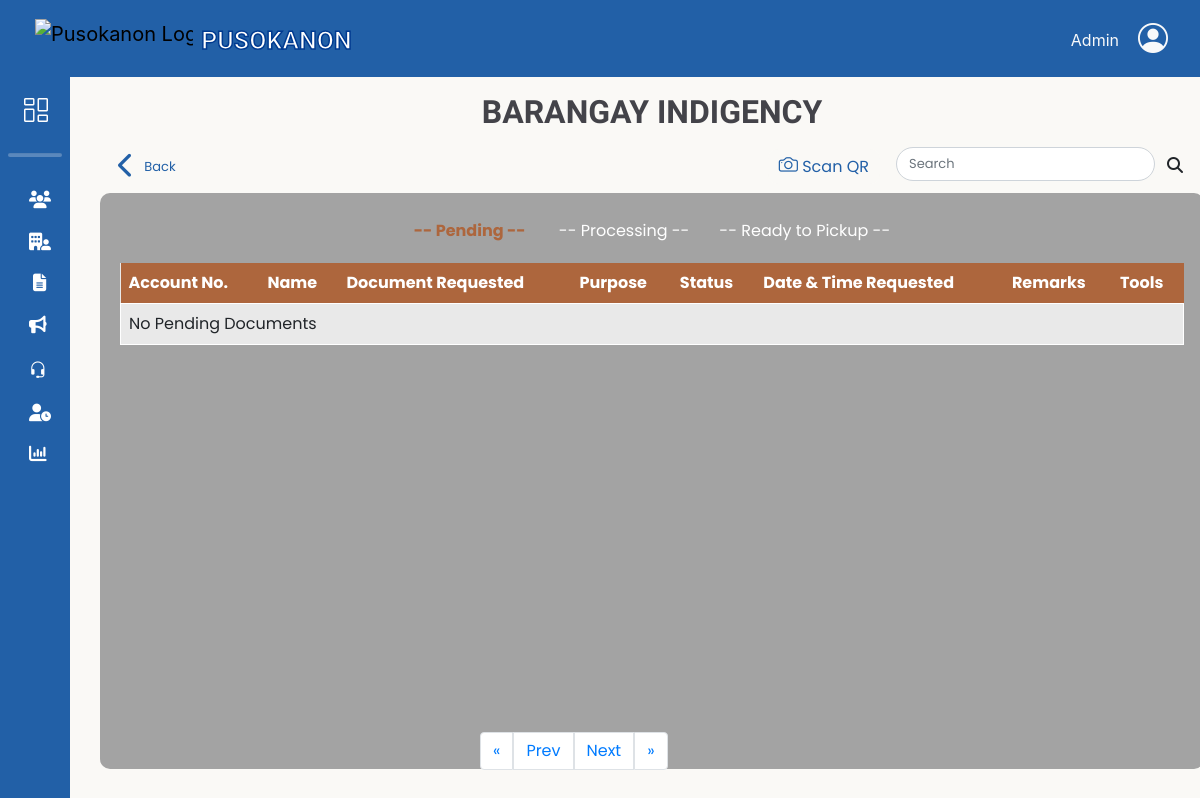
Before: /adminbejo/Barangay-Indigency.php with the older database file.
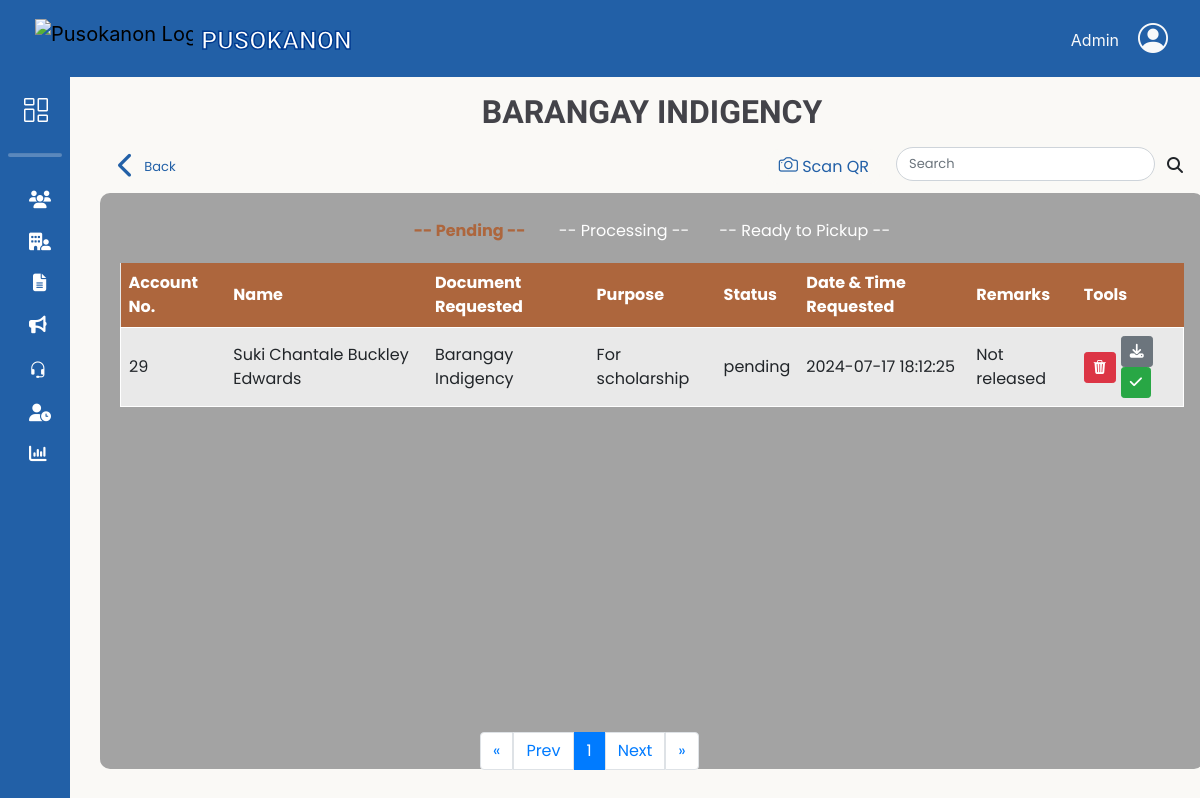
After: the same page with the newer database file.
### tables this page shows
CREATE TABLE `request_doc` (
  `doc_ID` int(11) NOT NULL,
  `res_id` int(11) NOT NULL,
  `docType_id` int(11) NOT NULL,
  `purpose_id` int(11) NOT NULL,
  `purpose_name` varchar(255) DEFAULT NULL,
  `stat` varchar(50) NOT NULL DEFAULT 'pending',
  `date_req` timestamp NOT NULL DEFAULT current_timestamp(),
  `date_processed` timestamp NULL DEFAULT current_timestamp() ON UPDATE current_timestamp(),
  `remarks` varchar(100) DEFAULT 'Not released',
  `request_id` varchar(20) NOT NULL,
  `qrCode_image` varchar(200) NOT NULL
);

CREATE TABLE `resident_users` (
  `res_ID` int(11) NOT NULL,
  `res_fname` varchar(50) NOT NULL,
  `res_lname` varchar(50) NOT NULL,
  `res_midname` varchar(50) NOT NULL,
  `res_suffix` varchar(10) DEFAULT NULL,
  `gender` varchar(10) NOT NULL,
  `birth_date` date NOT NULL,
  `civil_status` varchar(20) NOT NULL,
  `citizenship` varchar(30) NOT NULL,
  `place_birth` varchar(100) NOT NULL,
  `contact_no` varchar(13) NOT NULL,
  `res_email` varchar(100) NOT NULL,
  `addr_sitio` varchar(50) NOT NULL,
  `addr_purok` varchar(50) NOT NULL,
  `res_password` varchar(100) NOT NULL,
  `profile_picture` varchar(200) DEFAULT NULL,
  `registered_voter` varchar(15) NOT NULL,
  `userRole_id` int(11) NOT NULL,
  `reset_token_hash` varchar(64) DEFAULT NULL,
  `reset_token_expires_at` datetime DEFAULT NULL
);

CREATE TABLE `doc_type` (
  `docType_id` int(11) NOT NULL,
  `doc_name` varchar(100) NOT NULL,
  `doc_amount` int(11) NOT NULL
);

### db/DBconn.php (called while the page is built, shortened)
<?php
	function decryptData($data) {
		return openssl_decrypt($data, 'aes-256-cbc', ENCRYPTION_KEY, 0, ENCRYPTION_KEY);
	}
function fetchdocsRequestIndigency($pdo, $status, $limit, $offset) {
	$sql = "SELECT
				ru.res_id, ru.res_email AS res_email, doc_ID, stat,
				CONCAT(ru.res_fname,' ', ru.res_midname,' ', ru.res_lname) AS resident_name,
				dt.doc_name AS document_name,
				rd.purpose_name AS purpose_name,
				rd.date_req,
				rd.remarks
			FROM request_doc rd
			INNER JOIN resident_users ru ON rd.res_id = ru.res_id
			INNER JOIN doc_type dt ON rd.docType_id = dt.docType_id
			INNER JOIN docs_purpose dp ON rd.purpose_id = dp.purpose_id
			WHERE dt.doc_name = 'Barangay Indigency' AND stat = :status
			LIMIT :limit OFFSET :offset";
	$stmt = $pdo->prepare($sql);
	$stmt->bindParam(':status', $status, PDO::PARAM_STR);
	$stmt->bindParam(':limit', $limit, PDO::PARAM_INT);
	$stmt->bindParam(':offset', $offset, PDO::PARAM_INT);
	$stmt->execute();
	return $stmt->fetchAll();
}
?>

### adminbejo/Barangay-Indigency.php (the view, shortened to what the changed rows need)
<?php
    include '../db/DBconn.php';
    include 'headerAdmin.php';
    $stmt = $pdo->prepare("SELECT COUNT(*) FROM request_doc WHERE docType_id = (SELECT docType_id FROM doc_type WHERE doc_name = 'Barangay Indigency') AND stat = 'Pending'");
    $stmt->execute();
    $number_of_pending_results = $stmt->fetchColumn();
    $results_per_page = 5;
    $number_of_pending_pages = ceil($number_of_pending_results / $results_per_page);
    $pending_page = isset($_GET['pending_page']) ? (int)$_GET['pending_page'] : 1;
    $pending_page = max(1, min($pending_page, $number_of_pending_pages));
    $pending_offset = ($pending_page - 1) * $results_per_page;
    $pending = fetchdocsRequestIndigency($pdo, 'Pending', $results_per_page, $pending_offset);
?>
<link rel="stylesheet" href="css/slidingtableResidency.css">
<main>
    <div class="row">
        <div class="col-12 pt-3 d-flex justify-content-center">
            <h1 class="title">BARANGAY INDIGENCY</h1>
        </div>
    </div>
    <div id="searchresult" class="table-content" style="min-width: 92vw; width: 92vw; max-width: 95vw;">
        <div id="originalTable">
                <div id="table1Container">
                    <table id="table1">
                        <thead>
                            <tr>
                                <th>Account No.</th>
                                <th>Name</th>
                                <th>Document Requested</th>
                                <th>Purpose</th>
                                <th>Status</th>
                                <th>Date & Time Requested</th>
                                <th>Remarks</th>
                                <th>Tools</th>
                            </tr>
                        </thead>
                        <tbody>
                            <?php if (empty($pending)): ?>
                                <tr><td colspan="8">No Pending Documents</td></tr>
                            <?php else: ?>
                                <?php foreach ($pending as $pendings): ?>
                                    <tr>
                                        <td><?= htmlspecialchars($pendings['res_id']); ?></td>
                                        <td><?= htmlspecialchars($pendings['resident_name']); ?></td>
                                        <td><?= htmlspecialchars($pendings['document_name']); ?></td>
                                        <td><?= htmlspecialchars($pendings['purpose_name']); ?></td>
                                        <td><?= htmlspecialchars($pendings['stat']); ?></td>
                                        <td><?= htmlspecialchars($pendings['date_req']); ?></td>
                                        <td><?= htmlspecialchars($pendings['remarks']); ?></td>
                                        <td>
                                            <div class="inline-tools">
                                                <div class="btn btn-danger btn-sm btn-1"><i class="bi bi-trash3-fill"></i></div>
                                                <form class="status-form" action="../db/updateStatus.php" method="POST">
                                                    <?php $dataDecrypt = decryptData($pendings['res_email']); ?>
                                                    <button type="submit" name="status" value="Processing" class="btn btn-sm <?= $pendings['stat'] == 'Processing' ? 'btn-secondary' : 'btn-secondary'; ?>"><i class="fa-solid fa-download"></i></button>
                                                    <button type="button" class="btn btn-sm <?= $pendings['stat'] == 'Ready to pickup' ? 'btn-success' : 'btn-success'; ?>" onclick="showSweetAlert('<?= htmlspecialchars($dataDecrypt); ?>', '<?= htmlspecialchars($pendings['resident_name']); ?>', '<?= htmlspecialchars($pendings['document_name']); ?>','<?= htmlspecialchars($pendings['doc_ID']); ?>', '<?= htmlspecialchars($pendings['res_id']); ?>')"><i class="fa-solid fa-check"></i></button>
                                                </form>
                                            </div>
                                        </td>
                                    </tr>
                                <?php endforeach; ?>
                            <?php endif; ?>
                        </tbody>
                    </table>
                    <nav id="pendingPagination" aria-label="Pending Page navigation">
                        <ul class="pagination ">
                            <?php for ($i = max(1, $pending_page - 2); $i <= min($number_of_pending_pages, $pending_page + 2); $i++): ?>
                                <li class="page-item <?= ($i == $pending_page) ? 'active' : '' ?>">
                                    <a class="page-link" href="?pending_page=<?= $i ?>"><?= $i ?></a>
                                </li>
                            <?php endfor; ?>
                        </ul>
                    </nav>
                </div>
        </div>
    </div>
</main>
<?php include 'footerAdmin.php';?>

Changed rows visible on the page:
now on this page (row edited): request_doc: res.res_ID "29", resident_name "Suki Chantale Buckley Edwards", docType.doc_name "Barangay Indigency", purpose_name "For scholarship", stat "pending", date_req "2024-07-17 18:12:25", remarks "Not released"
Other visible differences:
new list line: "1"
text no longer shown: "No Pending Documents"
